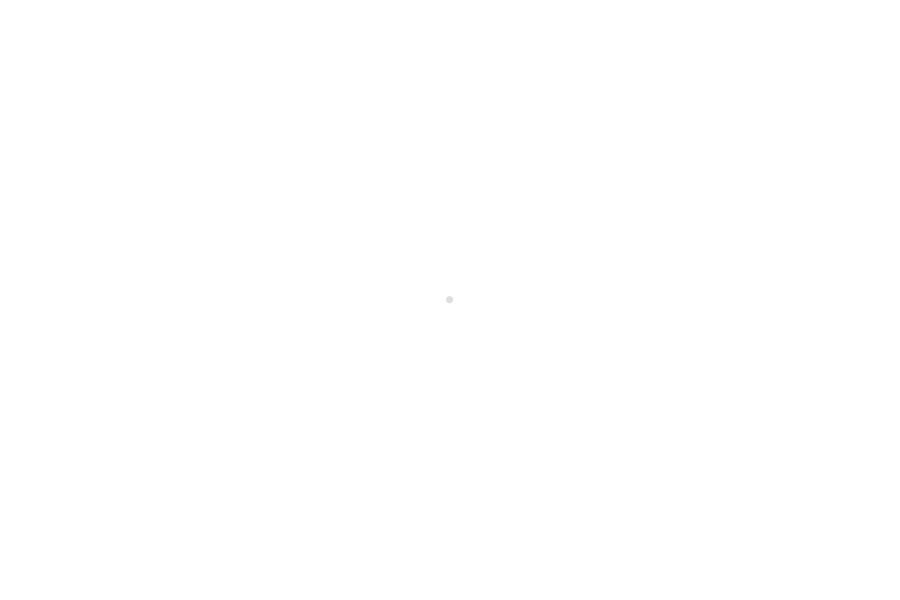
Frame 1 (no input)
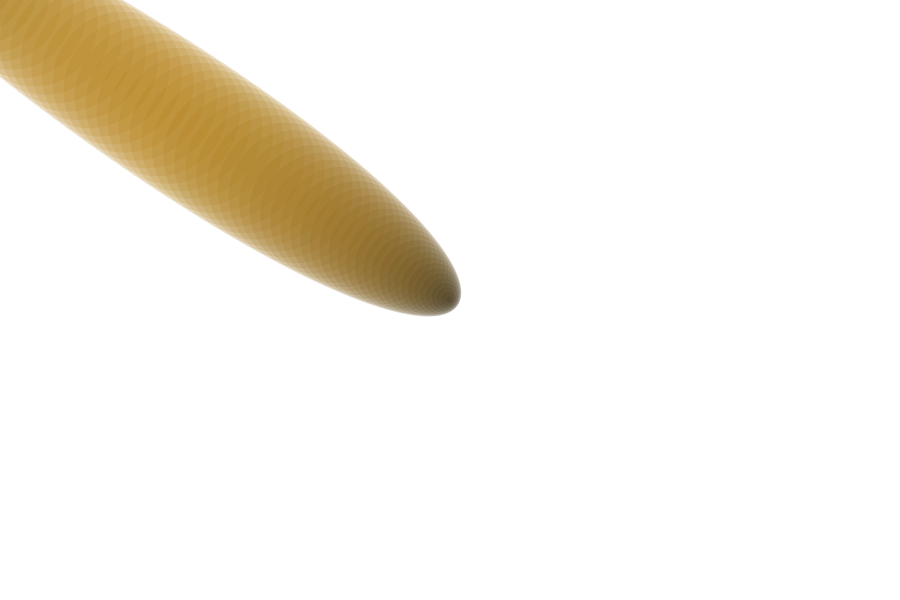
Frame 60 (the mouse pressed at the canvas centre just before this capture)
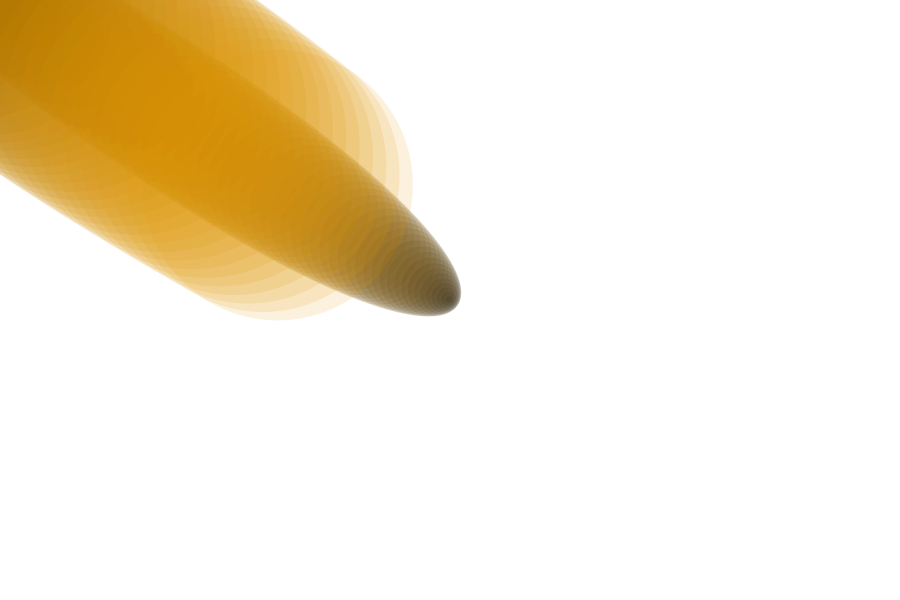
Frame 120 (the mouse held since frame 60 and released just before this capture)

The Processing sketch that drew these frames (run headless with seeded random() and noise(); from frame 60 on, the mouse is pressed at the canvas centre):

// Processing sketch: processing_110640
// ── processing_110640.pde

float vx, vy, x, y, raiox, raioy, atrito;
void setup() {
  size(900, 600);
  smooth();
  background(255);
  stroke(255);
  y=height/2;
  x=width/2;
  atrito=0.99;
  noCursor();
} 

void draw() {
  
  vx=atrito*(vx+(mouseX-x)/1000);
  x= x+vx;
  vy=atrito*(vy+(mouseY-y)/1000);
  y= y+vy;
  raiox=raiox+(dist(x,y,mouseX,mouseY)/1.5-raiox)/50;
  raioy=raiox;
colorMode(RGB, 150);
  fill (abs(9*vx),abs(9*vy),0,20);
  strokeWeight(sq(dist(mouseX,mouseY,x,y))/70000);
 noStroke();
  ellipse(x, y, raiox, raioy);
}
